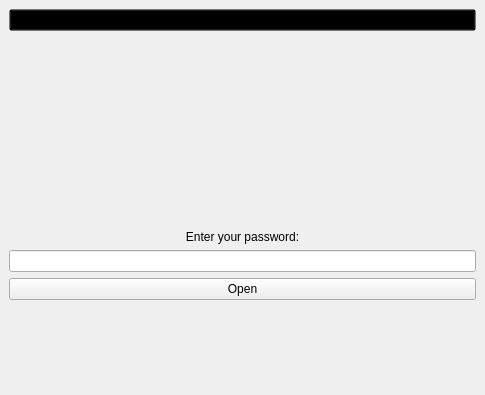
<?xml version="1.0" encoding="UTF-8"?>
<ui version="4.0">
 <class>MainWindow</class>
 <widget class="QMainWindow" name="MainWindow">
  <property name="geometry">
   <rect>
    <x>0</x>
    <y>0</y>
    <width>485</width>
    <height>395</height>
   </rect>
  </property>
  <property name="windowTitle">
   <string>MainWindow</string>
  </property>
  <widget class="QWidget" name="centralwidget">
   <layout class="QVBoxLayout" name="verticalLayout">
    <item>
     <widget class="QPushButton" name="closeButton">
      <property name="styleSheet">
       <string notr="true">QPushButton {
	 border-color: transparent;
	 background-color: transparent;
	 background-image: url(':/resources/red.png');
	 background-repeat: no-repeat;
}
QPushButton:hover {
	border-color:  transparent;
	background-image: url(':/resources/redHovered.png');
	background-repeat: no-repeat;
	background-color:  transparent;
}</string>
      </property>
      <property name="text">
       <string/>
      </property>
     </widget>
    </item>
    <item>
     <spacer name="verticalSpacer">
      <property name="orientation">
       <enum>Qt::Orientation::Vertical</enum>
      </property>
      <property name="sizeHint" stdset="0">
       <size>
        <width>20</width>
        <height>40</height>
       </size>
      </property>
     </spacer>
    </item>
    <item>
     <widget class="QLabel" name="user_image">
      <property name="text">
       <string/>
      </property>
      <property name="scaledContents">
       <bool>false</bool>
      </property>
      <property name="alignment">
       <set>Qt::AlignmentFlag::AlignCenter</set>
      </property>
      <property name="wordWrap">
       <bool>false</bool>
      </property>
     </widget>
    </item>
    <item>
     <spacer name="verticalSpacer_2">
      <property name="orientation">
       <enum>Qt::Orientation::Vertical</enum>
      </property>
      <property name="sizeHint" stdset="0">
       <size>
        <width>20</width>
        <height>40</height>
       </size>
      </property>
     </spacer>
    </item>
    <item>
     <widget class="QLabel" name="label">
      <property name="font">
       <font>
        <italic>false</italic>
        <kerning>true</kerning>
        <fontweight>ExtraBold</fontweight>
       </font>
      </property>
      <property name="text">
       <string>Enter your password:</string>
      </property>
      <property name="alignment">
       <set>Qt::AlignmentFlag::AlignCenter</set>
      </property>
     </widget>
    </item>
    <item>
     <widget class="QLineEdit" name="user_password">
      <property name="alignment">
       <set>Qt::AlignmentFlag::AlignCenter</set>
      </property>
     </widget>
    </item>
    <item>
     <widget class="QPushButton" name="login_button">
      <property name="text">
       <string>Open</string>
      </property>
     </widget>
    </item>
    <item>
     <spacer name="verticalSpacer_3">
      <property name="orientation">
       <enum>Qt::Orientation::Vertical</enum>
      </property>
      <property name="sizeHint" stdset="0">
       <size>
        <width>20</width>
        <height>40</height>
       </size>
      </property>
     </spacer>
    </item>
   </layout>
  </widget>
 </widget>
 <resources/>
 <connections/>
</ui>
